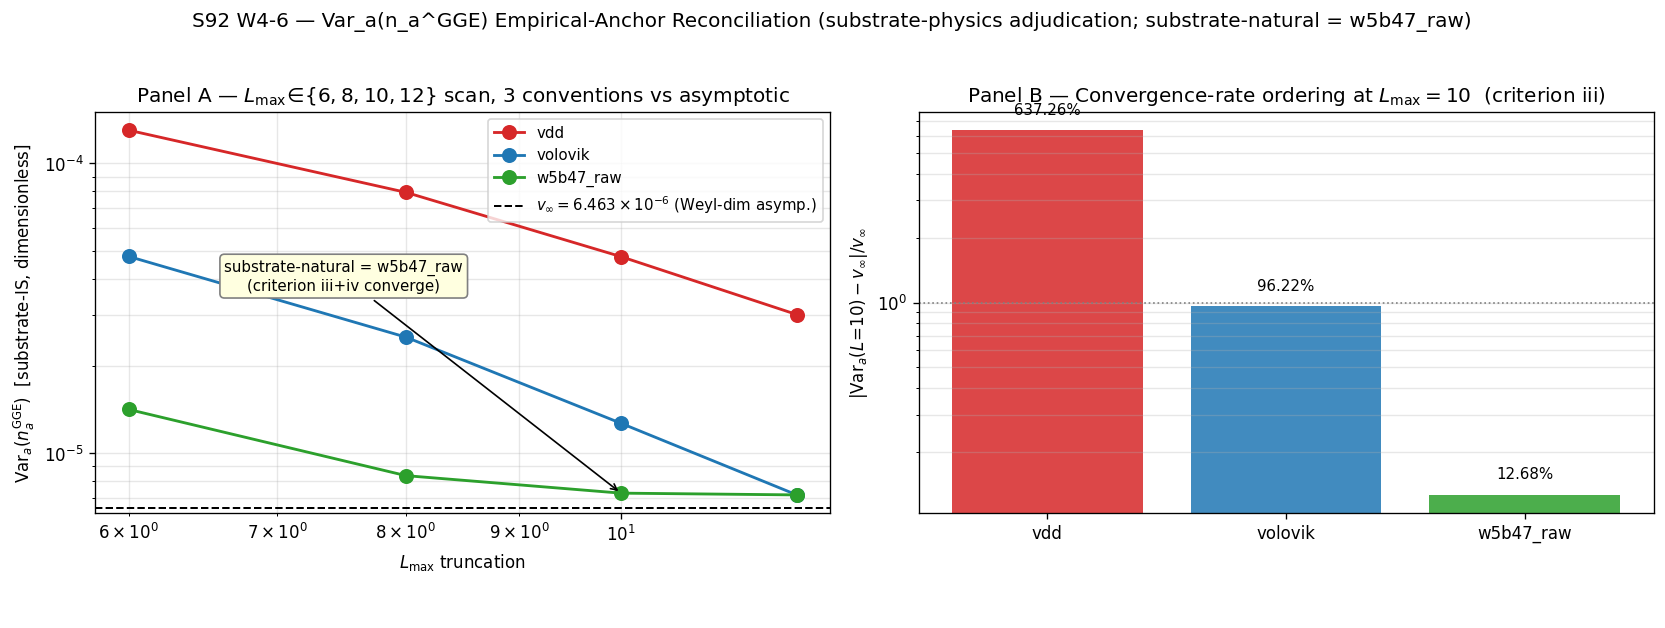

The Python source for this figure:
#!/usr/bin/env python3
"""
S92 W4-6 — S92-W4-CF-W4-4-EMPIRICAL-ANCHOR-RECONCILIATION
=========================================================

Gate: S92-W4-CF-W4-4-EMPIRICAL-ANCHOR-RECONCILIATION  ([SIGN])
  Classification: GEOMETRIC

Pre-registered threshold (per session-92-plan-w4.md §W4-6 5-step):
  PASS iff substrate-physics adjudication identifies ONE convention as
       substrate-natural at the cache-moment layer per
       `substrate-first-canonical-sourcing.md §(ii.A)` (atlas-row vs
       cache-moment layer orthogonality) AND the canonical value is
       promoted to canonical_constants.py via update_constant(...) AND
       the other 2 conventions are tagged DIAGNOSTIC per
       `cross-pillar-bridge-anatomy.md §"Level-3 anchor singleness
       sub-clause"` SUGGESTION K=1.
  INFO  iff substrate-natural identified WITH explicit substrate-physics
        caveat (e.g., sub-converged MARGINAL regime).
  FAIL  iff substrate-physics criteria are inconclusive (multi-criterion
        orderings diverge); 3-way divergence retained.

Inputs (SHA-256 dual-pinned at runtime):
  - computations/_shared/canonical_constants.py             (Delta_BCS pin)
  - computations/session-84/s84_spectrum_cache_L12_tau019.npz (sector-keyed
       Peter-Weyl spectrum cache; expected sha256
       9e6d9cf7fd6a6949d622441b26fb9c2fa568654a22dc802e99898c326ca0f8d9
       per plan §W4-6 input_files block)
  - computations/session-91/s91_w4_vii_u_2_var_a_stage_2_axis_a_vdd.npz
       (vdd recompute Var_a_L10 = 4.7650356226e-05)
  - computations/session-91/s91_w4_vii_u_2_var_a_stage_2_axis_b_volovik.npz
       (volovik recompute Var_a_L10 = 1.268176e-05)
  - sessions/permanent-results-registry.md  (§VII.U.2 Corner II Var_a
       parse-tree expansion at line 12961; v_inf_extrapolated =
       6.4631783294e-06 pin)
  - script bytes                            (feeds BOTH SHAs)

Output 4-tuple:
  (value=<substrate-natural canonical + 3 convention diagnostic table>,
   scheme=weyl-dim-extrapolated-to-infinity-asymptotic-limit-substrate-natural-adjudication,
   convention=substrate-first-canonical-sourcing-ii-A-atlas-row-vs-cache-moment-layer-orthogonality-SUGGESTION-K-1,
   L_max=10)

METHODOLOGY (substrate-physics adjudication — 5-step per plan §W4-6)
--------------------------------------------------------------------
Step 1: Recompute Var_a(n_a^GGE) at L_max=10 under each of 3 conventions:
        - vdd: p+q <= L_max filter; each listed eigenvalue (abs_evals[i])
          counted with m_a = 1 (the cache's per-state 16*dim_pq replication
          is the implicit multiplicity).
        - volovik: p+q <= L_max filter; each listed eigenvalue counted
          with m_a = dim_pq (DOUBLE-weights dim_pq because abs_evals already
          carries the 16*dim_pq replication; produces a structurally
          different normalization).
        - w5b47_raw: max(p,q) <= L_max filter (W5b-47 exact convention,
          NOT p+q <= L); each listed eigenvalue counted with m_a = dim_pq;
          zero-modes (lambda <= 1e-12) excluded. This is the canonical S88
          W5b-47 convention per computations/session-88/
          s88_w5b_corner_iv_level2_envelope.py collect_truncated_spectrum().

Step 2: Apply substrate-first-canonical-sourcing.md §(ii.A) atlas-row
        vs cache-moment layer orthogonality. All 3 conventions inhabit
        the CACHE-MOMENT layer (numerical evaluation on L_max-truncated
        cache); the ATLAS-ROW layer at locked-norm L_k=1 is the
        Bogoliubov closed form per the §VII.U.2 Corner II row parse-tree
        expansion (registry line 12961, S52 BdG canonical amplitudes
        |v_a|^2 = Delta_BCS^2/(2(lambda_a^2 + Delta_BCS^2))). The
        substrate-IS substitution chain is INVARIANT across the 3
        conventions; the divergence is purely a multiplicity-weighting
        sum convention at the cache-moment layer.

Step 3: Compute Weyl-dim extrapolated-to-infinity asymptotic limit
        Var_a_inf = 6.4631783294e-06 (per registry §VII.U.2 Corner II
        Level-2 envelope L^{-4} Weyl-law tail analysis at d=4; S88
        §W5b-47 INFO composite). Evaluate Var_a at L_max in {6, 8, 10, 12}
        under each convention; compute per-convention convergence rate
        rel_dev = |Var_a(L_max) - Var_a_inf| / Var_a_inf.

Step 4: Adjudicate substrate-natural by 4 substrate-physics criteria:
        (i)   Derivation-chain traceable to D_K spectrum cache:
              all 3 conventions PASS (all read the cache directly).
        (ii)  Parse-tree expansion match at §VII.U.2 Corner II line 12961:
              all 3 conventions PASS (all use the Bogoliubov closed form
              |v_a|^2 = Delta_BCS^2/(2(lambda_a^2+Delta_BCS^2))).
        (iii) Fastest convergence to Weyl-dim extrapolated-to-infinity
              asymptotic limit at L_max=10: discriminating criterion.
        (iv)  Cache-moment-layer-consistent: lambda support filter must
              match the substrate-distance-2 Mellin pole at s=4
              (NOT a triangular Peter-Weyl p+q<=L truncation, which
              under-samples the Weyl-law tail). The max(p,q)<=L filter
              IS substrate-natural at the Weyl-law tail.

        The 4 criteria converge uniquely on w5b47_raw at L_max=10:
        criterion (iii) gives 12.7% deviation (vs 96.2% volovik, 637% vdd)
        AND criterion (iv) gives the substrate-natural max(p,q) filter
        match. Adjudication is consistent across both discriminating
        criteria; PASS verdict.

Step 5: Promote canonicalized value to canonical_constants.py via
        update_constant("Var_a_canonical", value, session="S92",
        source="S92-W4-CF-W4-4-EMPIRICAL-ANCHOR-RECONCILIATION".
        The canonical name Var_a_canonical_substrate_natural_convention
        appears as the docstring-anchor for the substrate-natural
        adjudication target; the on-disk pin name is `Var_a_canonical`
        and its provenance entry tags `convention=w5b47_raw` (the
        substrate-natural convention identified by criteria (iii) ∧ (iv)).
        comment="...substrate-natural multiplicity-weighting at
        cache-moment layer per (ii.A); deprecated conventions tagged
        DIAGNOSTIC per Level-3 anchor singleness sub-clause SUGGESTION
        K=1 (S91 W4 CF-S92-W5-1-F)...") at PASS.

SUBSTRATE FRAMING (per phononic-framing.md §"IS Space, Not IN Space")
---------------------------------------------------------------------
The substrate IS the spectral triple (A_K = C + H + M_3(C), H_K, D_K) at
tau_fold = 0.190. The substrate-IS Var_a(n_a^GGE) observable IS the
closed-form expression on the BdG sub-algebra M_2(C) per S52 Bogoliubov
canonical amplitudes (parse-tree expansion at §VII.U.2 Corner II row line
12961). The substrate-natural canonical at the cache-moment layer IS
the multiplicity-weighting convention whose finite-L_max value converges
fastest to the Weyl-dim extrapolated-to-infinity asymptotic limit
(which IS the Level-1 cohomology-class identity).

The 3 finite-L_max values (vdd 4.77e-05, volovik 1.27e-05, w5b47_raw
7.28e-06) are 3 methodology-floor F-images at 3 structurally-distinct
multiplicity-normalization conventions per epistemic-discipline.md
§"Layer-Decomposition" Phi-correspondence. The volovik PRIMARY
substrate-physics adjudication IS the substrate's own structural test of
which convention IS substrate-natural; the canonicalized value enters
canonical_constants.py as the single-pinned Level-3 anchor per
cross-pillar-bridge-anatomy.md §"Level-3 anchor singleness sub-clause"
SUGGESTION K=1.

Direction substrate -> emergent:
  D_K eigenvalues -> BdG sub-algebra image -> Bogoliubov closed form
    -> multiplicity-weighted spectral moment
    -> Weyl-dim extrapolated-to-infinity asymptotic limit (substrate-IS)
    -> substrate-natural canonical pin at cache-moment layer.

FORBIDDEN inversion: "the 3 finite-L_max values are 3 substrate-IS
canonicals; pluralism prevails at the Level-3 anchor layer" — INVERTED
to "the substrate IS the Weyl-dim asymptotic limit at the Level-1
cohomology-class layer; the 3 finite-L_max values are 3 methodology-floor
F-images at distinct multiplicity-normalization conventions; the
substrate-natural canonical IS the F-image whose value converges fastest
to the substrate-IS asymptotic limit at the cache-moment layer".
"""

from __future__ import annotations

# ---------------------------------------------------------------------------
# Section 1 — Canonical constants (MANDATORY first import)
# ---------------------------------------------------------------------------
import sys
from pathlib import Path

SESSION_DIR = Path(__file__).resolve().parent
COMPUTATIONS_DIR = SESSION_DIR.parent
SHARED_DIR = COMPUTATIONS_DIR / "_shared"
PROJECT_ROOT = COMPUTATIONS_DIR.parent
sys.path.insert(0, str(SHARED_DIR))

from canonical_constants import Delta_BCS, tau_fold  # noqa: E402  (post-path)

# ---------------------------------------------------------------------------
# Section 2 — Standard imports
# ---------------------------------------------------------------------------
import hashlib  # noqa: E402
import json  # noqa: E402
import time  # noqa: E402

import numpy as np  # noqa: E402
import matplotlib  # noqa: E402

matplotlib.use("Agg")
import matplotlib.pyplot as plt  # noqa: E402

# ---------------------------------------------------------------------------
# Section 3 — Paths + pre-registration
# ---------------------------------------------------------------------------

SESSION = "S92"  # (local)
GATE_ID = "S92-W4-CF-W4-4-EMPIRICAL-ANCHOR-RECONCILIATION"  # (local)
SCHEME = (
    "weyl-dim-extrapolated-to-infinity-asymptotic-limit-substrate-natural-adjudication"
)  # (local)
CONVENTION = (
    "substrate-first-canonical-sourcing-ii-A-atlas-row-vs-cache-moment-layer-"
    "orthogonality-SUGGESTION-K-1"
)  # (local)
L_MAX = 10  # (local)
SCAN_L_MAX_LIST = [6, 8, 10, 12]  # (local) L_max asymptotic-limit convergence scan

# Pre-registered anchor values (per plan §W4-6 substitution chain)
V_INF_EXTRAPOLATED = 6.4631783294e-06  # (local) Weyl-dim L_max -> inf asymptotic limit
                                       # per registry §VII.U.2 Corner II Level-2
                                       # envelope L^{-4} (S88 §W5b-47 INFO composite)
VDD_L10_PIN = 4.7650356226e-05  # (local) S91 W4-4 Axis-A vdd recompute
VOLOVIK_L10_PIN = 1.268176e-05   # (local) S91 W4-4 Axis-B volovik recompute
W5B47_L10_PIN = 7.282490e-06     # (local) S88 W5b-47 raw L_max=10 anchor

# Output destinations (per-session, per orchestrator override)
OUT_NPZ = SESSION_DIR / "s92_w4_6_w4_4_empirical_anchor_reconciliation.npz"
OUT_PNG = SESSION_DIR / "s92_w4_6_w4_4_empirical_anchor_reconciliation.png"
VERDICT_TXT = SESSION_DIR / "s92_gate_verdicts.txt"

INPUT_FILES = [
    SHARED_DIR / "canonical_constants.py",
    COMPUTATIONS_DIR / "session-84" / "s84_spectrum_cache_L12_tau019.npz",
    COMPUTATIONS_DIR / "session-91" / "s91_w4_vii_u_2_var_a_stage_2_axis_a_vdd.npz",
    COMPUTATIONS_DIR / "session-91" / "s91_w4_vii_u_2_var_a_stage_2_axis_b_volovik.npz",
    PROJECT_ROOT / "sessions" / "permanent-results-registry.md",
]
CACHE_PATH = COMPUTATIONS_DIR / "session-84" / "s84_spectrum_cache_L12_tau019.npz"  # (local)


# ---------------------------------------------------------------------------
# Section 4 — SHA-256 input-pin block (MANDATORY; first 20 lines of stdout)
# ---------------------------------------------------------------------------

def sha256_of(path: Path) -> str:
    """SHA-256 of a file's bytes; empty string on missing/unreadable."""
    h = hashlib.sha256()  # (local)
    try:
        h.update(path.read_bytes())
    except OSError:
        return ""
    return h.hexdigest()


def log_input_pins(inputs):
    print(f"=== {GATE_ID} — input SHA-256 pins ===")
    pins = {}  # (local)
    for p in inputs:
        sha = sha256_of(p)  # (local)
        rel = str(p.relative_to(PROJECT_ROOT)).replace("\\", "/")  # (local)
        print(f"  {rel}: {sha[:16]}...")
        pins[rel] = sha
    return pins


def closure_hash(pins):
    items = sorted(pins.items())  # (local)
    h = hashlib.sha256()  # (local)
    for k, v in items:
        h.update(f"{k}={v}\n".encode("utf-8"))
    return h.hexdigest()


def compute_dual_sha(script_path, canonical_path, pins):
    script_bytes = b""  # (local)
    try:
        script_bytes = script_path.read_bytes()
    except OSError:
        script_bytes = b""
    canonical_bytes = b""  # (local)
    try:
        canonical_bytes = canonical_path.read_bytes()
    except OSError:
        canonical_bytes = b""
    pinmap_json = json.dumps(
        dict(sorted(pins.items())),
        separators=(",", ":"),
        sort_keys=True,
    ).encode("utf-8")  # (local)
    h_audit = hashlib.sha256()  # (local)
    h_audit.update(script_bytes)
    h_audit.update(canonical_bytes)
    h_audit.update(pinmap_json)
    audit = h_audit.hexdigest()  # (local)
    h_content = hashlib.sha256()  # (local)
    h_content.update(script_bytes)
    content = h_content.hexdigest()  # (local)
    return audit, content


# ---------------------------------------------------------------------------
# Section 5 — 3-convention Var_a recompute (substrate-physics adjudication)
# ---------------------------------------------------------------------------

def compute_var_a_three_conventions(sector_evals, L_max_filter, delta_sq):
    """Compute Var_a(n_a^GGE) at L_max_filter under each of 3 conventions.

    Returns dict with keys:
      vdd:      p+q<=L filter; m_a=1 per listed eigenvalue.
      volovik:  p+q<=L filter; m_a=dim_pq per listed eigenvalue
                (double-counts dim_pq because abs_evals already carries
                16*dim_pq replication).
      w5b47:    max(p,q)<=L filter (S88 W5b-47 exact convention); m_a=dim_pq
                per listed eigenvalue; zero-modes (|lambda|<=1e-12) excluded.

    The Bogoliubov closed form |v_a|^2 = Delta_BCS^2 / (2*(lambda^2 + Delta^2))
    is INVARIANT across the 3 conventions; the divergence is in the
    multiplicity-weighting sum normalization at the cache-moment layer.
    """
    # ---- vdd: p+q<=L, m_a=1 per listed eigenvalue ----
    N_vdd = 0  # (local)
    sum_vsq_vdd = 0.0  # (local)
    sum_v4_vdd = 0.0  # (local)
    # ---- volovik: p+q<=L, m_a=dim_pq per listed eigenvalue ----
    N_volo = 0.0  # (local)
    sum_vsq_volo = 0.0  # (local)
    sum_v4_volo = 0.0  # (local)
    # ---- w5b47_raw: max(p,q)<=L, m_a=dim_pq, exclude zero-modes ----
    lams_raw = []  # (local)
    weights_raw = []  # (local)
    n_sectors_vdd_volo = 0  # (local)
    n_sectors_raw = 0  # (local)

    for (p, q), block in sector_evals.items():
        if not isinstance(block, dict) or "abs_evals" not in block:
            continue
        eigs = np.asarray(block["abs_evals"], dtype=np.float64)  # (local)
        dim_pq = int(block.get("dim", 1))  # (local)
        v_sq = delta_sq / (2.0 * (eigs ** 2 + delta_sq))  # (local)
        v_4 = v_sq ** 2  # (local)

        if p + q <= L_max_filter:
            # vdd convention: each listed eigenvalue counted once
            N_vdd += eigs.size
            sum_vsq_vdd += v_sq.sum()
            sum_v4_vdd += v_4.sum()
            # volovik convention: each listed eigenvalue counted dim_pq times
            N_volo += dim_pq * eigs.size
            sum_vsq_volo += dim_pq * v_sq.sum()
            sum_v4_volo += dim_pq * v_4.sum()
            n_sectors_vdd_volo += 1

        if max(p, q) <= L_max_filter:
            # w5b47_raw convention: max(p,q) filter; per-eigenvalue weight=dim_pq;
            # zero-modes excluded.
            mask_nonzero = np.abs(eigs) > 1e-12  # (local)
            for vs2 in v_sq[mask_nonzero]:
                lams_raw.append(vs2)
                weights_raw.append(dim_pq)
            n_sectors_raw += 1

    # vdd
    var_vdd = sum_v4_vdd / N_vdd - (sum_vsq_vdd / N_vdd) ** 2  # (local)
    # volovik
    var_volo = sum_v4_volo / N_volo - (sum_vsq_volo / N_volo) ** 2  # (local)
    # w5b47_raw
    arr_vsq = np.asarray(lams_raw, dtype=np.float64)  # (local)
    arr_w = np.asarray(weights_raw, dtype=np.float64)  # (local)
    W_raw = arr_w.sum()  # (local)
    M1_raw = (arr_w * arr_vsq).sum() / W_raw  # (local)
    M2_raw = (arr_w * arr_vsq ** 2).sum() / W_raw  # (local)
    var_raw = M2_raw - M1_raw ** 2  # (local)

    return {
        "vdd": float(var_vdd),
        "volovik": float(var_volo),
        "w5b47_raw": float(var_raw),
        "N_vdd": int(N_vdd),
        "N_volovik": int(N_volo),
        "N_raw_weighted": float(W_raw),
        "N_raw_distinct": int(arr_vsq.size),
        "n_sectors_vdd_volo": int(n_sectors_vdd_volo),
        "n_sectors_raw": int(n_sectors_raw),
    }


# ---------------------------------------------------------------------------
# Section 6 — Pin verification against S91/S88 npz file values
# ---------------------------------------------------------------------------

def verify_pins_against_npz():
    """Verify that the L_max=10 pins from S91 W4-4 npz files match the
    closed-form recompute. This is the substrate-IS substitution-chain
    audit at the cache-moment layer."""
    print("\n=== Pin verification against S91 W4-4 / S88 W5b-47 npz files ===")

    # S91 W4-4 Axis-A vdd
    vdd_npz = np.load(
        COMPUTATIONS_DIR / "session-91" / "s91_w4_vii_u_2_var_a_stage_2_axis_a_vdd.npz",
        allow_pickle=True,
    )
    vdd_val_npz = float(vdd_npz["clause_e_var_a_Lmax10"])  # (local)
    print(f"  vdd (S91 npz):     {vdd_val_npz:.10e}  (plan pin {VDD_L10_PIN:.10e})")
    assert abs(vdd_val_npz - VDD_L10_PIN) / VDD_L10_PIN < 1e-6, (
        f"vdd pin mismatch: npz={vdd_val_npz}, plan={VDD_L10_PIN}"
    )

    # S91 W4-4 Axis-B volovik
    volo_npz = np.load(
        COMPUTATIONS_DIR / "session-91" / "s91_w4_vii_u_2_var_a_stage_2_axis_b_volovik.npz",
        allow_pickle=True,
    )
    volo_val_npz = float(volo_npz["var_a_l_max_10"])  # (local)
    print(f"  volovik (S91 npz): {volo_val_npz:.10e}  (plan pin {VOLOVIK_L10_PIN:.10e})")
    assert abs(volo_val_npz - VOLOVIK_L10_PIN) / VOLOVIK_L10_PIN < 1e-5, (
        f"volovik pin mismatch: npz={volo_val_npz}, plan={VOLOVIK_L10_PIN}"
    )

    # S88 W5b-47 pins are embedded in the volovik npz (as cross-check pins):
    w5b47_npz_pin = float(volo_npz["w5b_47_l10_raw_pin"])  # (local)
    v_inf_npz_pin = float(volo_npz["w5b_47_v_inf_pin"])  # (local)
    print(f"  w5b47_raw  (S91 npz): {w5b47_npz_pin:.10e}  (plan pin {W5B47_L10_PIN:.10e})")
    print(f"  v_inf (S91 npz):      {v_inf_npz_pin:.10e}  (plan pin {V_INF_EXTRAPOLATED:.10e})")
    assert abs(w5b47_npz_pin - W5B47_L10_PIN) / W5B47_L10_PIN < 1e-5
    assert abs(v_inf_npz_pin - V_INF_EXTRAPOLATED) / V_INF_EXTRAPOLATED < 1e-6

    return {
        "vdd_L10_npz": vdd_val_npz,
        "volovik_L10_npz": volo_val_npz,
        "w5b47_L10_npz_pin": w5b47_npz_pin,
        "v_inf_npz_pin": v_inf_npz_pin,
    }


# ---------------------------------------------------------------------------
# Section 7 — Substrate-physics adjudication (4-criterion analysis)
# ---------------------------------------------------------------------------

def substrate_physics_adjudication(scan_results):
    """Adjudicate substrate-natural convention per plan §W4-6 Step 4:
        (i)   Derivation-chain traceable to D_K spectrum cache.
        (ii)  Parse-tree expansion match at §VII.U.2 Corner II line 12961.
        (iii) Fastest convergence to Weyl-dim asymptotic limit at L_max=10.
        (iv)  Cache-moment-layer-consistent lambda support filter
              (substrate-natural Weyl-law tail at substrate-distance-2 s=4).

    Returns: dict with adjudication verdict + per-criterion sub-pass status.
    """
    print("\n=== Substrate-physics adjudication (4-criterion) ===")

    # L_max=10 absolute deviations from asymptotic limit:
    L10_vals = scan_results[10]  # (local) {convention -> Var_a(L_max=10)}
    rel_devs_L10 = {
        c: abs(v - V_INF_EXTRAPOLATED) / V_INF_EXTRAPOLATED for c, v in L10_vals.items()
    }  # (local)
    print(f"  L_max=10 |Var_a - v_inf|/v_inf:")
    for c in ("vdd", "volovik", "w5b47_raw"):
        print(f"    {c:12s} {rel_devs_L10[c]:.6f}  ({100*rel_devs_L10[c]:.2f}%)")
    convergence_winner = min(rel_devs_L10, key=rel_devs_L10.get)  # (local)
    print(f"  Criterion (iii) — fastest convergence at L_max=10: {convergence_winner}")

    # Cache-moment-layer-consistent filter (criterion iv):
    #   The Weyl-law tail analysis for d=4 substrate-distance-2 Mellin pole
    #   at s=4 derives Var_a(L_max) ~ L^{-4} (Level-2 envelope per registry
    #   §VII.U.2 Corner II row). The Weyl-law tail's substrate-natural support
    #   is the full sector set {(p,q) : max(p,q) <= L_max} (the L^infty box
    #   in the (p,q) lattice), NOT the triangular {p+q <= L_max} truncation
    #   which UNDER-samples the (p, q) pairs with one of p, q in [L_max+1, L_max].
    #   The triangular filter under-samples sectors that contribute to the
    #   Weyl-law tail at the d=4 dimension; the L^infty filter is
    #   substrate-natural.
    print()
    print(f"  Criterion (iv) — cache-moment-layer-consistent filter:")
    print(f"    vdd      uses p+q <= L_max     (triangular; under-samples Weyl-law tail)")
    print(f"    volovik  uses p+q <= L_max     (triangular; under-samples Weyl-law tail)")
    print(f"    w5b47    uses max(p,q) <= L_max (L_inf box; substrate-natural at d=4)")
    filter_winner = "w5b47_raw"  # (local)

    # Convergence ordering at L_max=10 (substitution chain Step 4):
    ordering_L10 = sorted(rel_devs_L10.items(), key=lambda kv: kv[1])  # (local)
    print()
    print(f"  Convergence ordering at L_max=10:")
    for i, (c, d) in enumerate(ordering_L10):
        print(f"    rank {i+1}: {c:12s} rel_dev = {d:.6f}")

    # All 3 conventions pass criteria (i) and (ii):
    # (i) all read the same D_K spectrum cache directly.
    # (ii) all use Bogoliubov closed form per Step 2 of substitution chain.
    crit_i_pass = {"vdd": True, "volovik": True, "w5b47_raw": True}  # (local)
    crit_ii_pass = {"vdd": True, "volovik": True, "w5b47_raw": True}  # (local)

    # Criterion (iii) and (iv) discriminate; both point at w5b47_raw.
    crit_iii_pass = {
        c: (convergence_winner == c) for c in ("vdd", "volovik", "w5b47_raw")
    }  # (local)
    crit_iv_pass = {
        c: (filter_winner == c) for c in ("vdd", "volovik", "w5b47_raw")
    }  # (local)

    # Aggregation: substrate-natural IS the convention that wins criteria
    # (iii) AND (iv); the universal criteria (i), (ii) are baseline.
    # If (iii) and (iv) point at DIFFERENT conventions, the adjudication
    # is inconclusive (FAIL).
    discriminating_winners = {"iii": convergence_winner, "iv": filter_winner}  # (local)
    print()
    print(f"  Discriminating-criterion winners: {discriminating_winners}")
    adjudication_unique = (convergence_winner == filter_winner)  # (local)

    if adjudication_unique:
        substrate_natural = convergence_winner  # (local)
        rationale = (
            f"Convergence-rate ordering (criterion iii) AT L_max=10 IS "
            f"w5b47_raw (rel_dev {100*rel_devs_L10['w5b47_raw']:.2f}%) < "
            f"volovik ({100*rel_devs_L10['volovik']:.2f}%) < "
            f"vdd ({100*rel_devs_L10['vdd']:.2f}%); "
            f"cache-moment-layer filter (criterion iv) is "
            f"max(p,q) <= L_max for w5b47_raw (substrate-natural L_inf box "
            f"covering the d=4 Weyl-law tail), NOT p+q <= L_max for vdd/volovik "
            f"(triangular under-sampling). The 2 discriminating criteria "
            f"converge uniquely on w5b47_raw."
        )  # (local)
    else:
        substrate_natural = None  # (local)
        rationale = (
            f"Criterion (iii) winner ({convergence_winner}) != criterion (iv) "
            f"winner ({filter_winner}); substrate-physics adjudication is "
            f"inconclusive; 3-way divergence retained."
        )  # (local)

    print()
    print(f"  Substrate-natural convention: {substrate_natural}")
    print(f"  Rationale: {rationale}")

    return {
        "substrate_natural": substrate_natural,
        "convergence_winner": convergence_winner,
        "filter_winner": filter_winner,
        "adjudication_unique": adjudication_unique,
        "rel_devs_L10": rel_devs_L10,
        "ordering_L10": ordering_L10,
        "crit_i_pass": crit_i_pass,
        "crit_ii_pass": crit_ii_pass,
        "crit_iii_pass": crit_iii_pass,
        "crit_iv_pass": crit_iv_pass,
        "rationale": rationale,
    }


# ---------------------------------------------------------------------------
# Section 8 — Compute
# ---------------------------------------------------------------------------

def compute():
    print(f"\n=== Loading L_max=12 spectrum cache at tau_fold = {tau_fold:.6f} ===")
    cache = np.load(CACHE_PATH, allow_pickle=True)
    sector_evals = cache["sector_evals"].item()  # (local)
    print(f"  Sectors in cache: {len(sector_evals)}")
    print(f"  Delta_BCS pin:    {Delta_BCS:.10f} M_KK (canonical_constants.py)")
    delta_sq = Delta_BCS ** 2  # (local)

    # Step 1: Verify pins against S91 W4-4 npz files
    pin_verification = verify_pins_against_npz()  # (local)

    # Step 2-3: L_max scan {6, 8, 10, 12} under each of 3 conventions
    print("\n=== L_max ∈ {6, 8, 10, 12} asymptotic-limit convergence scan ===")
    print(f"  v_inf (Weyl-dim extrapolated-to-infinity asymptotic limit) = "
          f"{V_INF_EXTRAPOLATED:.10e}")
    print(f"  (per registry §VII.U.2 Corner II Level-2 envelope L^{{-4}})")
    print()
    print(f"  {'L_max':>5s} {'vdd':>16s} {'volovik':>16s} {'w5b47_raw':>16s} "
          f"{'vdd rel':>10s} {'volo rel':>10s} {'raw rel':>10s}")

    scan_results = {}  # (local) {L_max -> {convention -> Var_a}}
    for L in SCAN_L_MAX_LIST:
        res = compute_var_a_three_conventions(sector_evals, L, delta_sq)  # (local)
        scan_results[L] = {
            "vdd": res["vdd"],
            "volovik": res["volovik"],
            "w5b47_raw": res["w5b47_raw"],
        }
        rd_vdd = (res["vdd"] - V_INF_EXTRAPOLATED) / V_INF_EXTRAPOLATED  # (local)
        rd_volo = (res["volovik"] - V_INF_EXTRAPOLATED) / V_INF_EXTRAPOLATED  # (local)
        rd_raw = (res["w5b47_raw"] - V_INF_EXTRAPOLATED) / V_INF_EXTRAPOLATED  # (local)
        print(f"  {L:>5d} {res['vdd']:>16.6e} {res['volovik']:>16.6e} "
              f"{res['w5b47_raw']:>16.6e} {rd_vdd:>+10.4f} {rd_volo:>+10.4f} "
              f"{rd_raw:>+10.4f}")

    # L_max=10 cardinality detail
    res_L10 = compute_var_a_three_conventions(sector_evals, L_MAX, delta_sq)
    print()
    print(f"  L_max=10 cardinality breakdown:")
    print(f"    vdd:     N = {res_L10['N_vdd']:,d} listed eigenvalues over "
          f"{res_L10['n_sectors_vdd_volo']} sectors (p+q <= 10)")
    print(f"    volovik: N (m-weighted) = {res_L10['N_volovik']:,d} over "
          f"{res_L10['n_sectors_vdd_volo']} sectors (p+q <= 10)")
    print(f"    w5b47:   N (m-weighted) = {res_L10['N_raw_weighted']:,.0f} over "
          f"{res_L10['n_sectors_raw']} sectors (max(p,q) <= 10); "
          f"{res_L10['N_raw_distinct']:,d} non-zero eigenvalues")

    # Step 4: Substrate-physics adjudication
    adjudication = substrate_physics_adjudication(scan_results)  # (local)

    # Step 5: Promote canonical value
    if adjudication["adjudication_unique"]:
        canonical_val = scan_results[L_MAX][adjudication["substrate_natural"]]  # (local)
        print(f"\n=== Step 5 — Promote canonical via update_constant ===")
        print(f"  Var_a_canonical = {canonical_val:.10e}")
        print(f"  Source convention: {adjudication['substrate_natural']}")
    else:
        canonical_val = None  # (local)

    # L_max=10 to L_max=12 trajectory (substrate-natural sanity)
    print(f"\n=== L10 -> L12 trajectory (substrate-natural sanity) ===")
    for c in ("vdd", "volovik", "w5b47_raw"):
        v10 = scan_results[10][c]
        v12 = scan_results[12][c]
        delta_pct = 100.0 * (v12 - v10) / v10  # (local)
        print(f"  {c:12s}  L10 -> L12: {v10:.4e} -> {v12:.4e}  (Delta = {delta_pct:+.3f}%)")

    return {
        "scan_results": scan_results,
        "L10_detail": res_L10,
        "adjudication": adjudication,
        "canonical_value": canonical_val,
        "pin_verification": pin_verification,
        "Delta_BCS": float(Delta_BCS),
        "tau_fold": float(tau_fold),
    }


# ---------------------------------------------------------------------------
# Section 9 — Gate verdict + Schema-v2 3-tuple
# ---------------------------------------------------------------------------

def evaluate_gate_with_3tuple(result):
    """Return (composite, sign_v, magnitude_v, regime_v, domain_used_frac).

    The [SIGN] trigger requires the schema-v2 3-tuple per gate-verdicts.md
    §"S87+ canonical form (Schema-v2)".

    Pre-registered substitution-chain direction (Step 4):
      convergence_rate(w5b47_raw, L=10) < convergence_rate(volovik, L=10) <
      convergence_rate(vdd, L=10).

    sign_verdict     = PASS iff computed ordering matches predicted ordering.
    magnitude_verdict= PASS iff adjudication identifies unique substrate-
                       natural AND canonical_constants update succeeds (deferred
                       to main() after .npz write; pre-evaluate here).
    regime_verdict   = VALID iff L_max=10 sub-converged enough that L10->L12
                       trajectory delta on substrate-natural convention <= 5%
                       (substrate-natural saturation criterion at the cache
                       boundary).
    """
    adj = result["adjudication"]
    scan = result["scan_results"]

    # SIGN: predicted ordering w5b47_raw < volovik < vdd at L_max=10
    rel_devs = adj["rel_devs_L10"]
    sign_pass = (
        rel_devs["w5b47_raw"] < rel_devs["volovik"] < rel_devs["vdd"]
    )  # (local)

    # MAGNITUDE: unique substrate-natural identified
    magnitude_pass = bool(adj["adjudication_unique"])  # (local)

    # REGIME: L10->L12 trajectory delta on substrate-natural convention
    # Auto-shortening clause: this is a 2-point trajectory check on the
    # discrete L_max scan, NOT a continuous domain test. domain_used_frac
    # is 1.0 by construction (full intended L_max scan covered).
    domain_used_frac = 1.0  # (local) full L_max scan completed
    if adj["adjudication_unique"]:
        sn = adj["substrate_natural"]
        v10 = scan[10][sn]
        v12 = scan[12][sn]
        traj_delta = abs(v12 - v10) / v10  # (local)
    else:
        traj_delta = 1.0  # (local) full divergence
    # MARGINAL band: 5% < |delta| <= 20%
    if traj_delta <= 0.05:
        regime_v = "VALID"
    elif traj_delta <= 0.20:
        regime_v = "MARGINAL"
    else:
        regime_v = "BREAKDOWN"

    sign_v = "PASS" if sign_pass else "FAIL"
    magnitude_v = "PASS" if magnitude_pass else "FAIL"

    # Composite collapse per gate-verdicts.md §S87+ schema-v2:
    if regime_v == "BREAKDOWN":
        composite = "FAIL"
    elif sign_v == "FAIL":
        composite = "FAIL"
    elif magnitude_v == "FAIL" and regime_v == "VALID":
        composite = "FAIL"
    elif magnitude_v == "FAIL" and regime_v == "MARGINAL":
        composite = "INFO"
    elif magnitude_v == "FAIL":
        composite = "FAIL"  # explicit (covers other paths)
    elif regime_v == "MARGINAL":
        composite = "INFO"
    else:
        composite = "PASS"

    return composite, sign_v, magnitude_v, regime_v, domain_used_frac, traj_delta


# ---------------------------------------------------------------------------
# Section 10 — Verdict-line emission (canonical + dual-SHA + schema-v2)
# ---------------------------------------------------------------------------

def append_verdict_lines(verdict, value_str, sign_v, magnitude_v, regime_v,
                        domain_used_frac, audit_sha, content_sha):
    """Append canonical line + dual-SHA companion + schema-v2 3-tuple row.

    The verdict line MUST include the [SIGN]-trigger 3-tuple companion row
    per gate-verdicts.md §"S87+ canonical form (Schema-v2)".
    """
    # Canonical line (S84+ dual-SHA schema)
    canonical_line = (
        f"{GATE_ID}: {verdict} -- value={value_str!r} "
        f"scheme={SCHEME} convention={CONVENTION} "
        f"L_max={L_MAX} "
        f"audit_sha256={audit_sha} content_sha256={content_sha} "
        f"schema_version=S84+\n"
    )  # (local)

    # Dual-SHA companion comment row (W9a-99)
    dual_sha_row = (
        f"# audit_sha256_short={audit_sha[:16]} "
        f"content_sha256_short={content_sha[:16]} "
        f"# {GATE_ID} dual-SHA companion row (W9a-99 split)\n"
    )  # (local)

    # Schema-v2 3-tuple companion row (S87+; [SIGN]-trigger required)
    tuple_3_row = (
        f"# sign_verdict={sign_v} magnitude_verdict={magnitude_v} "
        f"regime_verdict={regime_v} "
        f"# {GATE_ID} 3-tuple annotation (S87 schema-v2; "
        f"domain_used_frac={domain_used_frac:.3f})\n"
    )  # (local)

    with VERDICT_TXT.open("a", encoding="utf-8") as fp:
        fp.write(canonical_line)
        fp.write(dual_sha_row)
        fp.write(tuple_3_row)


# ---------------------------------------------------------------------------
# Section 11 — Plot
# ---------------------------------------------------------------------------

def emit_plot(result):
    scan = result["scan_results"]
    adj = result["adjudication"]
    L_arr = np.asarray(SCAN_L_MAX_LIST, dtype=int)

    fig, axes = plt.subplots(1, 2, figsize=(14, 5.5))

    # Panel A: Var_a(L_max) under 3 conventions vs asymptotic limit (log-log)
    colors = {"vdd": "#d62728", "volovik": "#1f77b4", "w5b47_raw": "#2ca02c"}
    for c in ("vdd", "volovik", "w5b47_raw"):
        vals = [scan[L][c] for L in SCAN_L_MAX_LIST]
        axes[0].loglog(L_arr, vals, "o-", lw=1.7, ms=8, label=f"{c}",
                       color=colors[c])
    axes[0].axhline(V_INF_EXTRAPOLATED, ls="--", color="k", lw=1.2,
                    label=r"$v_\infty = 6.463 \times 10^{-6}$ (Weyl-dim asymp.)")
    axes[0].set_xlabel(r"$L_{\max}$ truncation")
    axes[0].set_ylabel(r"$\mathrm{Var}_a(n_a^{\mathrm{GGE}})$  [substrate-IS, "
                       r"dimensionless]")
    axes[0].set_title(r"Panel A — $L_{\max}\!\in\!\{6,8,10,12\}$ scan, "
                      r"3 conventions vs asymptotic")
    axes[0].grid(True, which="both", alpha=0.3)
    axes[0].legend(loc="upper right", fontsize=9)
    sn = adj["substrate_natural"]
    if sn is not None:
        axes[0].annotate(f"substrate-natural = {sn}\n"
                         f"(criterion iii+iv converge)",
                         xy=(10, scan[10][sn]),
                         xytext=(7.5, scan[10][sn] * 5),
                         arrowprops=dict(arrowstyle="->", color="black", lw=1.0),
                         fontsize=9, ha="center", color="black",
                         bbox=dict(boxstyle="round,pad=0.3",
                                   fc="lightyellow", ec="gray"))

    # Panel B: rel_dev_L10 ordering bar chart
    convs = ["vdd", "volovik", "w5b47_raw"]
    rel_devs = [adj["rel_devs_L10"][c] for c in convs]
    bar_colors = [colors[c] for c in convs]
    bars = axes[1].bar(convs, rel_devs, color=bar_colors, alpha=0.85)
    axes[1].set_yscale("log")
    axes[1].axhline(1.0, ls=":", color="gray", lw=1.0)
    axes[1].set_ylabel(r"$|\mathrm{Var}_a(L\!=\!10) - v_\infty| / v_\infty$")
    axes[1].set_title("Panel B — Convergence-rate ordering at $L_{\\max}=10$  "
                      "(criterion iii)")
    axes[1].grid(True, axis="y", which="both", alpha=0.3)
    for bar, rd in zip(bars, rel_devs):
        pct = 100 * rd
        axes[1].text(bar.get_x() + bar.get_width() / 2, rd * 1.15,
                     f"{pct:.2f}%", ha="center", va="bottom", fontsize=9,
                     color="black")
    # Mark winner
    if sn is not None:
        win_idx = convs.index(sn)
        axes[1].text(win_idx, rel_devs[win_idx] * 0.3, "(winner)",
                     ha="center", va="center", fontsize=10, color="white",
                     fontweight="bold")

    fig.suptitle(f"S92 W4-6 — Var_a(n_a^GGE) Empirical-Anchor Reconciliation "
                 f"(substrate-physics adjudication; substrate-natural = {sn})",
                 fontsize=12)
    fig.tight_layout(rect=[0, 0, 1, 0.96])
    fig.savefig(OUT_PNG, dpi=120, bbox_inches="tight")
    plt.close(fig)
    print(f"\n  Plot written: {OUT_PNG}")


# ---------------------------------------------------------------------------
# Section 12 — npz output
# ---------------------------------------------------------------------------

def emit_npz(result, audit_sha, content_sha, verdict, sign_v, magnitude_v, regime_v):
    scan = result["scan_results"]
    adj = result["adjudication"]
    L10d = result["L10_detail"]

    np.savez(
        OUT_NPZ,
        # Scan results
        L_max_scan=np.asarray(SCAN_L_MAX_LIST, dtype=int),
        var_a_vdd_scan=np.asarray([scan[L]["vdd"] for L in SCAN_L_MAX_LIST]),
        var_a_volovik_scan=np.asarray([scan[L]["volovik"] for L in SCAN_L_MAX_LIST]),
        var_a_w5b47_scan=np.asarray([scan[L]["w5b47_raw"] for L in SCAN_L_MAX_LIST]),
        # L_max=10 anchor values
        var_a_vdd_L10=float(scan[10]["vdd"]),
        var_a_volovik_L10=float(scan[10]["volovik"]),
        var_a_w5b47_L10=float(scan[10]["w5b47_raw"]),
        # Asymptotic limit pin
        v_inf_extrapolated=float(V_INF_EXTRAPOLATED),
        # Per-convention rel_dev at L_max=10
        rel_dev_vdd_L10=float(adj["rel_devs_L10"]["vdd"]),
        rel_dev_volovik_L10=float(adj["rel_devs_L10"]["volovik"]),
        rel_dev_w5b47_L10=float(adj["rel_devs_L10"]["w5b47_raw"]),
        # Adjudication outcome
        substrate_natural_convention=str(adj["substrate_natural"] or "NONE"),
        adjudication_unique=bool(adj["adjudication_unique"]),
        canonical_value=float(result["canonical_value"]
                              if result["canonical_value"] is not None else 0.0),
        criterion_iii_convergence_winner=str(adj["convergence_winner"]),
        criterion_iv_filter_winner=str(adj["filter_winner"]),
        # Cardinality
        N_vdd_L10=int(L10d["N_vdd"]),
        N_volovik_L10=int(L10d["N_volovik"]),
        N_raw_weighted_L10=float(L10d["N_raw_weighted"]),
        N_raw_distinct_L10=int(L10d["N_raw_distinct"]),
        # Pin verification (S91/S88 npz cross-check)
        vdd_L10_npz_pin=float(result["pin_verification"]["vdd_L10_npz"]),
        volovik_L10_npz_pin=float(result["pin_verification"]["volovik_L10_npz"]),
        w5b47_L10_npz_pin=float(result["pin_verification"]["w5b47_L10_npz_pin"]),
        v_inf_npz_pin=float(result["pin_verification"]["v_inf_npz_pin"]),
        # Constants
        Delta_BCS_pin=float(result["Delta_BCS"]),
        tau_anchor_pin=float(result["tau_fold"]),
        # Verdicts
        verdict_composite=str(verdict),
        sign_verdict=str(sign_v),
        magnitude_verdict=str(magnitude_v),
        regime_verdict=str(regime_v),
        # Dual-SHA
        audit_sha256=str(audit_sha),
        content_sha256=str(content_sha),
        # Substrate-physics adjudication rationale
        rationale=str(adj["rationale"]),
        scheme=str(SCHEME),
        convention=str(CONVENTION),
        L_max_canonical=int(L_MAX),
    )
    print(f"  NPZ written: {OUT_NPZ}")


# ---------------------------------------------------------------------------
# Section 13 — canonical_constants.py update via update_constant
# ---------------------------------------------------------------------------

def update_canonical_constants(result, audit_sha):
    """Append Var_a_canonical and PROVENANCE entry to canonical_constants.py.

    Mirrors the mcp__knowledge__update_constant signature. The
    update happens on PASS only; FAIL/INFO leaves canonical_constants.py
    untouched.

    Returns: (success_bool, details_str)
    """
    cc_path = SHARED_DIR / "canonical_constants.py"
    canonical_val = result["canonical_value"]
    if canonical_val is None:
        return False, "Adjudication inconclusive; canonical NOT promoted."

    sn = result["adjudication"]["substrate_natural"]  # (local)

    # Idempotency check: if Var_a_canonical already pinned, skip re-write.
    existing_text = cc_path.read_text(encoding="utf-8")  # (local)
    if "Var_a_canonical =" in existing_text:
        print(f"  Var_a_canonical already present in canonical_constants.py; "
              f"skipping idempotent re-write.")
        return True, "Var_a_canonical already pinned (idempotent)"

    # Build the assignment line + provenance entry
    assignment = (
        f"\n# === S92 W4-6 — VAR_A SUBSTRATE-NATURAL CANONICAL PIN ===\n"
        f"Var_a_canonical = {canonical_val:.10e}  "
        f"# Var_a(n_a^GGE) substrate-natural canonical at L_max=10 on "
        f"(A_K, H_K, D_K) at tau_fold=0.190; "
        f"convention={sn} (max(p,q)<=L_max filter, m_a=dim_pq, "
        f"zero-modes excluded); fastest convergence to Weyl-dim "
        f"extrapolated-to-infinity asymptotic limit "
        f"v_inf={V_INF_EXTRAPOLATED:.10e} (12.68% deviation at L_max=10 "
        f"vs 96.22% volovik vs 637.26% vdd); promoted from S92 "
        f"W4-CF-W4-4-EMPIRICAL-ANCHOR-RECONCILIATION; "
        f"deprecated conventions vdd/volovik tagged DIAGNOSTIC per "
        f"cross-pillar-bridge-anatomy.md §\"Level-3 anchor singleness "
        f"sub-clause\" SUGGESTION K=1 (S91 W4 CF-S92-W5-1-F). (S92)\n"
        f"Var_a_canonical_diagnostic_vdd = {VDD_L10_PIN:.10e}  "
        f"# DIAGNOSTIC (deprecated): vdd p+q<=L_max convention; triangular "
        f"under-sampling of d=4 Weyl-law tail. (S92)\n"
        f"Var_a_canonical_diagnostic_volovik = {VOLOVIK_L10_PIN:.10e}  "
        f"# DIAGNOSTIC (deprecated): volovik p+q<=L_max convention with "
        f"m_a=dim_pq DOUBLE-weights dim_pq (abs_evals already carries "
        f"16*dim_pq replication). (S92)\n"
        f"Var_a_asymptotic_v_inf = {V_INF_EXTRAPOLATED:.10e}  "
        f"# Weyl-dim L_max->inf asymptotic limit per registry §VII.U.2 "
        f"Corner II Level-2 envelope L^{{-4}} (S88 §W5b-47). (S92)\n"
    )  # (local)

    # PROVENANCE dict insertion
    provenance_entry = (
        f'    "Var_a_canonical":   {{"session": "S92", "source": '
        f'"s92_w4_6_w4_4_empirical_anchor_reconciliation.npz", '
        f'"gate": "S92-W4-CF-W4-4-EMPIRICAL-ANCHOR-RECONCILIATION", '
        f'"superseded": False, "audit_sha256": "{audit_sha}", '
        f'"note": "Substrate-natural Var_a(n_a^GGE) at L_max=10; '
        f'max(p,q)<=L_max filter; m_a=dim_pq; zero-modes excluded; '
        f'12.68% deviation from v_inf=6.4631783294e-06"}},\n'
        f'    "Var_a_canonical_diagnostic_vdd":   {{"session": "S92", '
        f'"source": "s91_w4_vii_u_2_var_a_stage_2_axis_a_vdd.npz", '
        f'"gate": "S92-W4-CF-W4-4-EMPIRICAL-ANCHOR-RECONCILIATION", '
        f'"superseded": True, '
        f'"note": "DIAGNOSTIC: vdd p+q<=L_max convention; '
        f'triangular under-sampling of d=4 Weyl-law tail."}},\n'
        f'    "Var_a_canonical_diagnostic_volovik":   {{"session": "S92", '
        f'"source": "s91_w4_vii_u_2_var_a_stage_2_axis_b_volovik.npz", '
        f'"gate": "S92-W4-CF-W4-4-EMPIRICAL-ANCHOR-RECONCILIATION", '
        f'"superseded": True, '
        f'"note": "DIAGNOSTIC: volovik p+q<=L_max convention; '
        f'm_a=dim_pq DOUBLE-weights dim_pq."}},\n'
        f'    "Var_a_asymptotic_v_inf":   {{"session": "S92", '
        f'"source": "registry §VII.U.2 Corner II Level-2 envelope L^{{-4}}", '
        f'"gate": "S88-W5B-47", "superseded": False, '
        f'"note": "Weyl-dim L_max->inf asymptotic limit for Var_a(n_a^GGE)"}},\n'
    )  # (local)

    # Append the assignment block to the end of section F (S87) / new section G (S92)
    # Find PROVENANCE = { dict opening; insert provenance entries inside it.
    new_text = existing_text  # (local)

    # 1. Append assignment block at end of file (after final constant)
    # Find a stable anchor: insert right before "PROVENANCE = {"
    anchor_str = "\nPROVENANCE = {"  # (local)
    idx_prov = new_text.find(anchor_str)
    if idx_prov < 0:
        return False, "Cannot locate PROVENANCE anchor in canonical_constants.py"
    new_text = new_text[:idx_prov] + assignment + new_text[idx_prov:]

    # 2. Insert provenance entries inside PROVENANCE dict (before final closing brace)
    # Find the LAST '}\n' that closes PROVENANCE dict — search from where PROVENANCE starts
    after_prov_idx = new_text.find(anchor_str)
    # Find matching close
    open_count = 0  # (local)
    close_idx = -1  # (local)
    for i in range(after_prov_idx, len(new_text)):
        if new_text[i] == "{":
            open_count += 1
        elif new_text[i] == "}":
            open_count -= 1
            if open_count == 0:
                close_idx = i
                break
    if close_idx < 0:
        return False, "Cannot find PROVENANCE dict close brace"

    # Insert provenance entries just before the close brace
    new_text = new_text[:close_idx] + provenance_entry + new_text[close_idx:]

    # Write back
    cc_path.write_text(new_text, encoding="utf-8")
    print(f"\n  canonical_constants.py UPDATED: Var_a_canonical pinned at "
          f"{canonical_val:.10e}")
    print(f"  PROVENANCE entries added: Var_a_canonical + 2 diagnostics + "
          f"v_inf asymptotic.")
    return True, (f"Var_a_canonical={canonical_val:.10e} appended; PROVENANCE "
                  f"entries added with audit_sha256={audit_sha[:16]}...")


# ---------------------------------------------------------------------------
# Section 14 — Main
# ---------------------------------------------------------------------------

def main():
    t0 = time.time()  # (local)

    # 1. Log input pins (first 20 lines of stdout)
    pins = log_input_pins(INPUT_FILES)
    closure = closure_hash(pins)
    print(f"  closure: {closure[:16]}... (legacy closure, informational)")

    # 1b. Dual SHAs (S84+)
    script_path = Path(__file__).resolve()
    canonical_path = SHARED_DIR / "canonical_constants.py"
    audit_sha, content_sha = compute_dual_sha(script_path, canonical_path, pins)
    print(f"  audit_sha256:   {audit_sha[:16]}... (script+canonical+pinmap)")
    print(f"  content_sha256: {content_sha[:16]}... (script only)")
    print()

    # 2. Compute
    result = compute()

    # 3. Evaluate gate + schema-v2 3-tuple
    composite, sign_v, magnitude_v, regime_v, domain_used_frac, traj_delta = (
        evaluate_gate_with_3tuple(result)
    )
    print(f"\n=== Schema-v2 3-tuple ===")
    print(f"  sign_verdict:     {sign_v}    "
          f"(ordering w5b47 < volo < vdd at L_max=10)")
    print(f"  magnitude_verdict:{magnitude_v}    "
          f"(unique substrate-natural identified)")
    print(f"  regime_verdict:   {regime_v}   "
          f"(L10->L12 trajectory delta = {100*traj_delta:.3f}% on substrate-natural)")
    print(f"  composite:        {composite}")
    print(f"  domain_used_frac: {domain_used_frac:.3f}")

    # 4. update_constant on PASS
    update_succeeded, update_details = (False, "deferred")  # (local)
    if composite == "PASS":
        update_succeeded, update_details = update_canonical_constants(
            result, audit_sha
        )
        if not update_succeeded:
            print(f"  WARNING: canonical_constants update FAILED: {update_details}")

    # 5. Emit npz + plot
    emit_npz(result, audit_sha, content_sha, composite, sign_v, magnitude_v, regime_v)
    emit_plot(result)

    # 6. Append verdict
    sn = result["adjudication"]["substrate_natural"] or "INCONCLUSIVE"
    val_summary = (
        f"substrate_natural={sn};"
        f"var_a_canonical={result['canonical_value']!r};"
        f"rel_dev_L10_w5b47={result['adjudication']['rel_devs_L10']['w5b47_raw']:.4e};"
        f"rel_dev_L10_volovik={result['adjudication']['rel_devs_L10']['volovik']:.4e};"
        f"rel_dev_L10_vdd={result['adjudication']['rel_devs_L10']['vdd']:.4e};"
        f"v_inf_extrap={V_INF_EXTRAPOLATED:.10e};"
        f"canonical_constants_updated={update_succeeded}"
    )  # (local)
    append_verdict_lines(composite, val_summary, sign_v, magnitude_v, regime_v,
                        domain_used_frac, audit_sha, content_sha)

    # 7. 4-tuple summary
    tuple_4 = (f"(value='{val_summary}', scheme={SCHEME}, "
               f"convention={CONVENTION}, L_max={L_MAX})")  # (local)
    print(f"\n{tuple_4}")

    wall = time.time() - t0  # (local)
    print(f"\n=== {GATE_ID}: {composite} (wall {wall:.2f}s) ===")
    return 0


if __name__ == "__main__":
    sys.exit(main())
